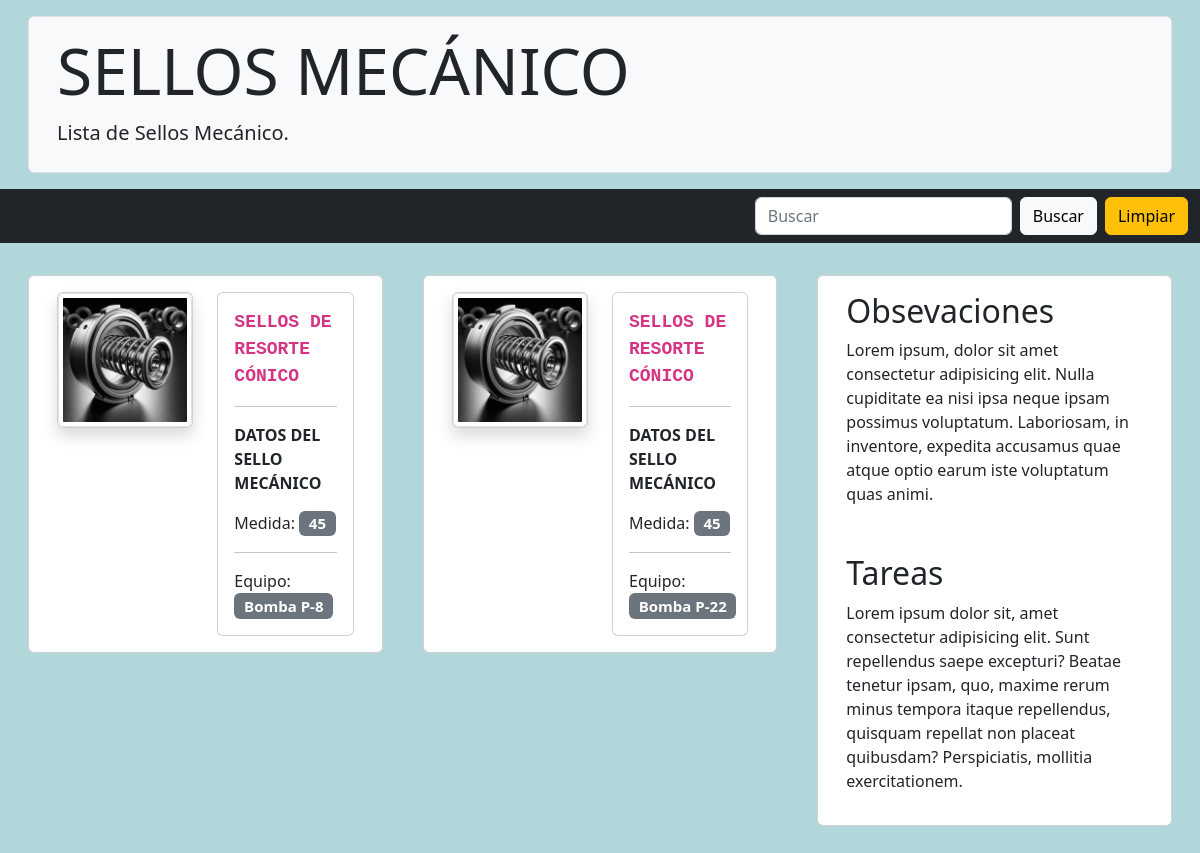
The app's page /pumps/mechanical_seals/ with its own data.
### pumps/models.py (models this page shows, shortened)
class MechanicalSeal(models.Model):
    pump = models.ForeignKey(Pumps, on_delete=models.CASCADE)
    brand = models.CharField(max_length=100, blank=True)
    conical_spring_seals = 'Sellos de Resorte Cónico'
    metal_bellows_seals = 'Sellos de Fuelle Metálico'
    cartridge_seals = 'Sellos de Cartucho'
    mechanicalseal_type = (
        (conical_spring_seals, 'Sellos de Resorte Cónico'),
        (metal_bellows_seals, 'Sellos de Fuelle Metálico'),
        (cartridge_seals, 'Sellos de Cartucho'),
    )
    types = models.CharField(
        max_length=50,
        choices=mechanicalseal_type,
        default='Sellos de Resorte Cónico'
    )
    silicon_carbide_SiC = 'Carburo de Silicio (SiC)'
    graphite = 'Grafito'
    nickel_chromium_alloys = 'Aleaciones de Níquel-Cromo'
    stainless_steel = 'Acero Inoxidable'
    ceramic = 'Cerámica'
    material_types = (
        (silicon_carbide_SiC, 'Carburo de Silicio (SiC)'),
        (graphite, 'Grafito'),
        (nickel_chromium_alloys, 'Aleaciones de Níquel-Cromo'),
        (stainless_steel, 'Acero Inoxidable'),
        (ceramic, 'Cerámica'),
    )
    material = models.CharField(
        max_length=50,
        choices=material_types,
        default='Carburo de Silicio (SiC)'
    )
    extention = models.PositiveIntegerField(
        blank=True, null=True, help_text="millimeters (mm)"
    )
    description = models.TextField(blank=True, null=True)
    image = models.ImageField(
        default='sellos_mecanicos/default/mechanical_seal.png',
        upload_to='sellos_mecanicos',
        verbose_name='Imagen de sello_mecanico',
        blank=True
    )
    class Meta:
        verbose_name = 'Sello Mecánico'
        verbose_name_plural = 'Sellos Mecánicos'

class Pumps(models.Model):
    tag = models.CharField(max_length=50, unique=True)
    brand = models.CharField(max_length=100, blank=True)
    model = models.CharField(max_length=100, blank=True)
    centrifuge = 'Centrífuga'
    gears = 'Engranajes'
    pneumatics = 'Neumática'
    pump_type = (
        (centrifuge, 'Centrífuga'),
        (gears, 'Engranajes'),
        (pneumatics, 'Neumática'),
    )
    types = models.CharField(
        max_length=50, choices=pump_type, default='Centrífuga'
    )
    description = models.TextField(blank=True)
    image = models.ImageField(
        default='bombas/default/pump.png',
        upload_to='bombas',
        verbose_name='Imagen de bomba',
        blank=True
    )
    class Meta:
        verbose_name = "Bomba"
        verbose_name_plural = "Bombas"

### pumps/views.py (the view)
class ListMechanicalSeal(View):
    template = 'pumps/mechanical_seals.html'
    def get(self, request):
        mechanicalseal_list = MechanicalSeal.objects.all()
        context = {
            'title': 'Sellos Mecánico',
            'mechanicalseal_list': mechanicalseal_list,
        }
        return render(request, self.template, context)

### templates/pumps/mechanical_seals.html (shortened to what this page needs)
{% extends 'base.html' %}
{% block content %}
{% include 'nav.html' %}
{% load static %}
<section class="mt-4 mb-4">
    <div class="row m-2">
        <div class="col-md-8">
            <div class="row">
            {% for mechanicalseal in mechanicalseal_list %}
            <div class="col-md-6">
                <div class="card m-2">
                    <div class="row m-3">
                        <div class="col-12 col-md-12 col-lg-6">
                            <div class="card shadow">
                                <img src="{{ mechanicalseal.image.url }}" class="img-thumbnail image-mechanicalseal" alt="{{ mechanicalseal.image.url }}" style="cursor: pointer;" data-bs-toggle="modal" data-bs-target="#imagenModal{{ mechanicalseal.id }}">
                            </div>
                        </div>
                        <div class="col-12 col-md-12 col-lg-6">
                            <div class="card">
                                <div class="card-body">
                                    <code class="data_name"><a href="{% url 'mechanicalseal_detail' mechanicalseal.id %}" style="color: inherit; cursor: pointer; text-decoration: none"><strong class="objectTitle">{{ mechanicalseal.types }}</strong></a></code>
                                    <hr>
                                    <p class="card-text"><strong class="objectTitle">Datos del Sello Mecánico</strong></p>
                                    <p class="card-text">Medida: <span class="badge bg-secondary data"> {{ mechanicalseal.extention }}</span></p>
                                    <hr>
                                    <p class="card-text">Equipo: <span class="badge bg-secondary data">Bomba {{ mechanicalseal.pump.tag }}</span></p>
                                </div>
                            </div>
                        </div>
                    </div>
                </div>
            </div>
            {% endfor %}
            </div>
        </div>
        <div class="col-md-4">
            <div class="card m-2">
                <div class="row m-3">
                    <h2>Obsevaciones</h2>
                    <p>Lorem ipsum, dolor sit amet consectetur adipisicing elit. Nulla cupiditate ea nisi ipsa neque ipsam possimus voluptatum. Laboriosam, in inventore, expedita accusamus quae atque optio earum iste voluptatum quas animi.</p>
                </div>
                <div class="row m-3">
                    <h2>Tareas</h2>
                    <p>Lorem ipsum dolor sit, amet consectetur adipisicing elit. Sunt repellendus saepe excepturi? Beatae tenetur ipsam, quo, maxime rerum minus tempora itaque repellendus, quisquam repellat non placeat quibusdam? Perspiciatis, mollitia exercitationem.</p>
                </div>
            </div>
        </div>
    </div>
</section>
{% endblock %}

### records on screen
MechanicalSeal: image (picture), types "SELLOS DE RESORTE CÓNICO", extention "45", pump.tag "P-8"
MechanicalSeal: image (picture), types "SELLOS DE RESORTE CÓNICO", extention "45", pump.tag "P-22"

### other values on screen
{{ title }} "SELLOS MECÁNICO"
{{ title }} "Sellos Mecánico"
